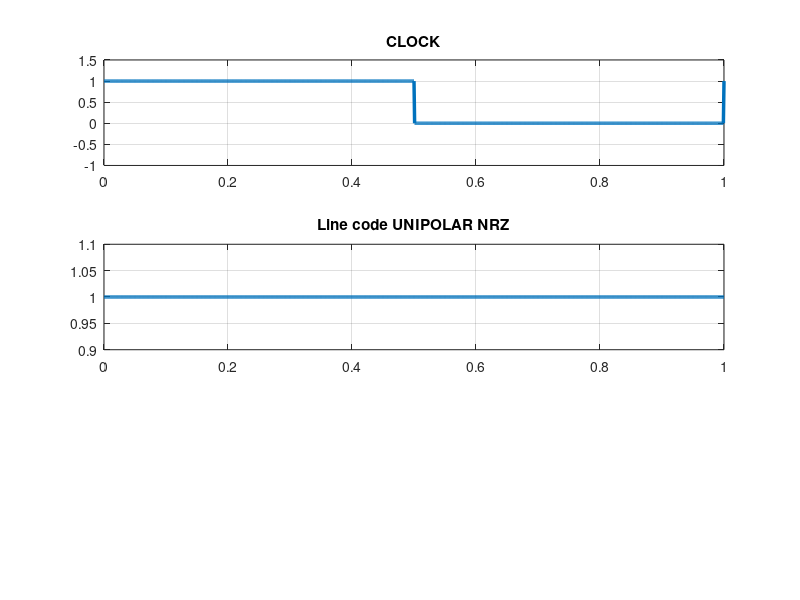

Write the MATLAB code that produced this figure.
clc;
clear all;
close all;
b = input('Enter bit message');
l=length(b);
b(l+1)=1;
n = 1;
while n<length(b)
    t=n-1:0.001:n;
    y = t<=(n-0.5)+(t==n);
    subplot(3,1,1);
    d=plot(t,y);grid on;
    title('CLOCK');
    set(d,'LineWidth',2.5);
    hold on;
    axis([0 length(b)-1 -1 1.5]);
    n=n+1;
end
n=1;
subplot(3,1,2);
while n<length(b)
    t=n-1:0.001:n;
if b(n) == 0
    if b(n+1)==0  
        y=(t>n);
    else
        y=(t==n);
    end
else
    if b(n+1)==0
        y=(t<n);
    else
        y=(t<=n);
    end 
end
    
    d=plot(t,y);grid on;
    title('Line code UNIPOLAR NRZ');
    set(d,'LineWidth',2.5);
    hold on;
    n=n+1; 
end
